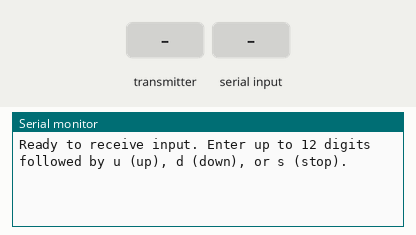
This sketch was run on a simulated ESP32. On the bench: the last lines printed to the serial monitor. The inputs (shaded band) are chosen by the test bench.

Above: at 1.2 s.
1.3 s: the transmitter starts sending status = 0
At 1.61 s:
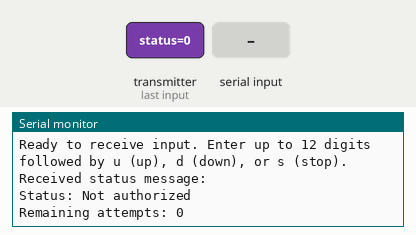
2.8 s: "90,45\n" received over Serial
At 3.11 s:
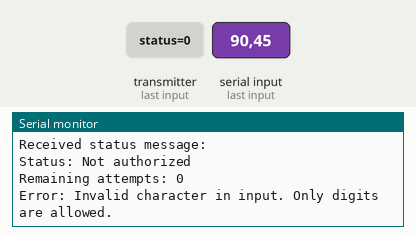
4.3 s: the transmitter starts sending status = 64
6.3 s: "0\n" received over Serial
At 6.61 s:
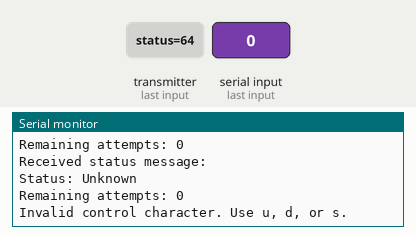
7.8 s: "u\n" received over Serial
At 8.11 s:
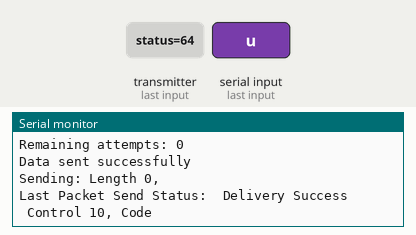
9.3 s: the transmitter starts sending remainingAttempts = 64
At 9.61 s:
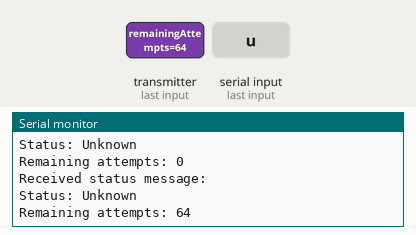

Measured:
- after the input at 1.3 s, the serial monitor: prints a new line at once (image 1)
- after the input at 2.8 s, the serial monitor: prints a new line at once (image 2)
- after the input at 6.3 s, the serial monitor: prints a new line at once (image 3)
- after the input at 7.8 s, the serial monitor: prints a new line at once (image 4)
- after the input at 9.3 s, the serial monitor: prints a new line at once (image 5)

The sketch:

encrypted-transmitter.ino
```cpp
#include <esp_now.h>
#include <WiFi.h>

// REPLACE WITH THE RECEIVER'S MAC Address
uint8_t receiverAddress[] = {0x54, 0x32, 0x04, 0x33, 0x3F, 0xE4};

// PMK and LMK keys
static const char* PMK_KEY_STR = "0123456789abcdef";
static const char* LMK_KEY_STR = "314159abcdefghij";


enum ctrlCode {
    codeUp = 10,
    codeDown = 11,
    codeStop = 12
};

// Structure to send data
typedef struct struct_tx_message {
    uint8_t codeLen;
    ctrlCode ctrlButton;
    uint8_t code[12];
} struct_tx_message;

// Structure to receive status message
typedef struct struct_rx_message {
    uint8_t status;  // 0: Not authorized, 1: Authorized, 2: New code set, 3: Locked out
    uint8_t remainingAttempts;  // 0-3, where 0 means locked out
} struct_rx_message;

struct_tx_message txData;
struct_rx_message rxData;

// Variable to save peerInfo
esp_now_peer_info_t peerInfo;

// Callback when data is sent
void OnDataSent(const uint8_t *mac_addr, esp_now_send_status_t status) {
  Serial.print("\r\nLast Packet Send Status:\t");
  Serial.println(status == ESP_NOW_SEND_SUCCESS ? "Delivery Success" : "Delivery Fail");
}

// Callback function executed when data is received
void OnDataRecv(const esp_now_recv_info_t *esp_now_info, const uint8_t *incomingData, int len) {
  memcpy(&rxData, incomingData, sizeof(rxData));

  Serial.println("\nReceived status message:");
  switch(rxData.status) {
    case 0:
      Serial.println("Status: Not authorized");
      break;
    case 1:
      Serial.println("Status: Authorized");
      break;
    case 2:
      Serial.println("Status: New code set");
      break;
    case 3:
      Serial.println("Status: Locked out");
      break;
    default:
      Serial.println("Status: Unknown");
  }

  if (rxData.status != 3) {
    Serial.print("Remaining attempts: ");
    Serial.println(rxData.remainingAttempts);
  } else {
    Serial.println("Device is locked out. Please wait.");
  }
}

void setup() {
  // Init Serial Monitor
  Serial.begin(115200);

  // Set device as a Wi-Fi Station
  WiFi.mode(WIFI_STA);

  // Init ESP-NOW
  if (esp_now_init() != ESP_OK) {
    Serial.println("There was an error initializing ESP-NOW");
    return;
  }

  // Set PMK key
  esp_now_set_pmk((uint8_t *)PMK_KEY_STR);

  // Register the receiver board as peer
  memcpy(peerInfo.peer_addr, receiverAddress, 6);
  peerInfo.channel = 0;
  //Set the receiver device LMK key
  for (uint8_t i = 0; i < 16; i++) {
    peerInfo.lmk[i] = LMK_KEY_STR[i];
  }
  // Set encryption to true
  peerInfo.encrypt = true;

  // Add receiver as peer
  if (esp_now_add_peer(&peerInfo) != ESP_OK){
    Serial.println("Failed to add peer");
    return;
  }

  // Register callbacks
  esp_now_register_send_cb(OnDataSent);
  esp_now_register_recv_cb(OnDataRecv);

  Serial.println("Ready to receive input. Enter up to 12 digits followed by u (up), d (down), or s (stop).");
}

void loop() {
  if (Serial.available() > 0) {
    String input = Serial.readStringUntil('\n');
    input.trim();

    if (input.length() > 0) {
      char controlChar = input.charAt(input.length() - 1);
      String numberString = input.substring(0, input.length() - 1);

      // Check if the number string is too long
      if (numberString.length() > 12) {
        Serial.println("Error: Input too long. Maximum 12 digits allowed.");
        return;
      }

      // Clear previous data
      memset(txData.code, 0, sizeof(txData.code));
      txData.codeLen = 0;

      // Parse numbers
      for (int i = 0; i < numberString.length(); i++) {
        if (isdigit(numberString.charAt(i))) {
          txData.code[txData.codeLen++] = numberString.charAt(i) - '0';
        } else {
          Serial.println("Error: Invalid character in input. Only digits are allowed.");
          return;
        }
      }

      // Set control code
      switch (controlChar) {
        case 'u':
          txData.ctrlButton = codeUp;
          break;
        case 'd':
          txData.ctrlButton = codeDown;
          break;
        case 's':
          txData.ctrlButton = codeStop;
          break;
        default:
          Serial.println("Invalid control character. Use u, d, or s.");
          return;
      }

      // Send message via ESP-NOW
      esp_err_t result = esp_now_send(receiverAddress, (uint8_t *) &txData, sizeof(txData));
      if (result == ESP_OK) {
        Serial.println("Data sent successfully");
      } else {
        Serial.println("Error sending the data");
      }

      // Print the data being sent
      Serial.print("Sending: Length ");
      Serial.print(txData.codeLen);
      Serial.print(", Control ");
      Serial.print(txData.ctrlButton);
      Serial.print(", Code ");
      for (int i = 0; i < txData.codeLen; i++) {
        Serial.print(txData.code[i]);
      }
      Serial.println();
    }
  }
}
```
